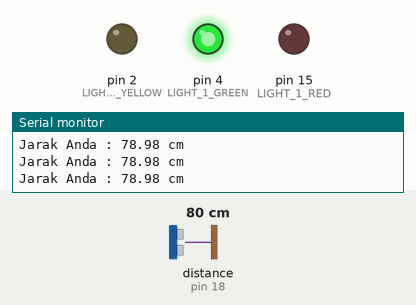
Simulated run of this sketch. Board: Arduino Uno, built with avr-gcc and run on an emulated ATmega328P. Shown: output pins drawn as LEDs (lit = HIGH), the last lines printed to the serial monitor. Wiring (inferred from the names in the program): ultrasonic range finder: trigger pin 5; echo pin 18. The inputs (shaded band) are chosen by the test bench; at power-on: distance to the obstacle (sensor on pin 18) 80 cm. The echo pulse lasts 58.3 µs per cm; pins used as bus, display or sensor lines are not drawn.

Above: at 1.3 s.
1.4 s: distance to the obstacle (sensor on pin 18) set to 23 cm
3.2 s: distance to the obstacle (sensor on pin 18) set to 19 cm
At 5.2 s:
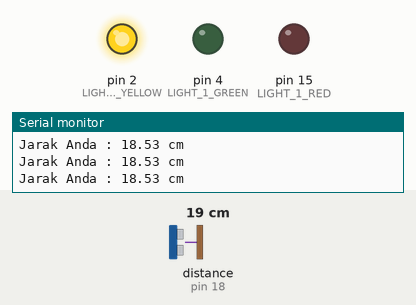
5.5 s: distance to the obstacle (sensor on pin 18) set to 12 cm
7.2 s: distance to the obstacle (sensor on pin 18) set to 9 cm
At 8.8 s:
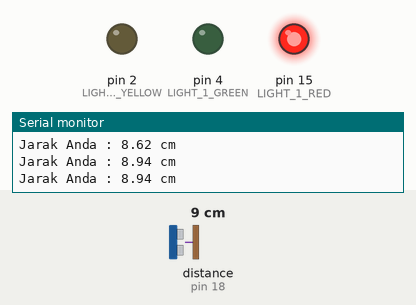
9.5 s: distance to the obstacle (sensor on pin 18) set to 18 cm
At 10.6 s:
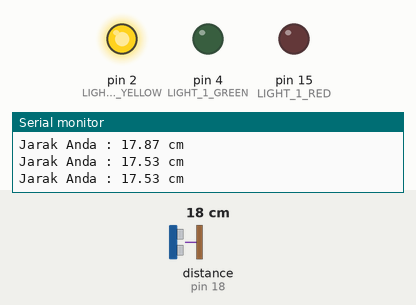
11.5 s: distance to the obstacle (sensor on pin 18) set to 2 cm
At 12.4 s:
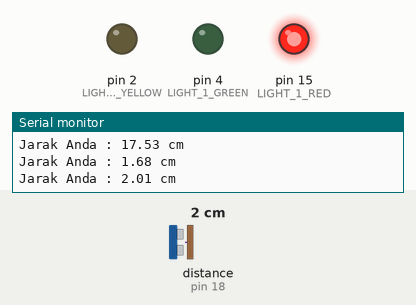
Timing chart, 0 to 14.5 s (numbered marks = the images above; inputs shaded):
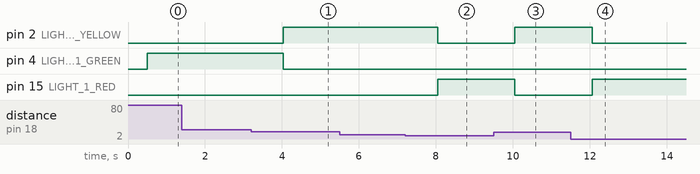

Measured:
- the behaviour switches between 21 and 20 cm on distance to the obstacle (sensor on pin 18) (found by bisection; images 0 and 1)
- the behaviour switches between 11 and 10 cm on distance to the obstacle (sensor on pin 18) (found by bisection; images 1 and 2)
- after the input at 3.2 s, pin 2 (LIGHT_1_YELLOW): LOW → HIGH after 0.83 s; pin 4 (LIGHT_1_GREEN): HIGH → LOW after 0.83 s
- after the input at 7.2 s, pin 2 (LIGHT_1_YELLOW): HIGH → LOW after 0.84 s; pin 15 (LIGHT_1_RED): LOW → HIGH after 0.84 s
- after the input at 9.5 s, pin 2 (LIGHT_1_YELLOW): LOW → HIGH after 0.55 s; pin 15 (LIGHT_1_RED): HIGH → LOW after 0.55 s
- after the input at 11.5 s, pin 2 (LIGHT_1_YELLOW): HIGH → LOW after 0.56 s; pin 15 (LIGHT_1_RED): LOW → HIGH after 0.56 s

The sketch:

Tugas_Mipro.ino
```cpp
//Ultrasonik
#include <Wire.h>
#define SOUND_SPEED 0.034
long duration;
float distanceCm;
const int trigPin = 5;
const int echoPin = 18;

//TrafficLED
#define LIGHT_1_RED 15
#define LIGHT_1_YELLOW 2
#define LIGHT_1_GREEN 4

//#define GREEN_LIGHT 0
//#define YELLOW_LIGHT 1
//#define RED_LIGHT 2

void setup(){
  Serial.begin(9600);
  pinMode(trigPin, OUTPUT);
  pinMode(echoPin, INPUT);
  pinMode(LIGHT_1_RED, OUTPUT);
  pinMode(LIGHT_1_YELLOW, OUTPUT);
  pinMode(LIGHT_1_GREEN, OUTPUT);
}

// the loop function runs over and over again forever
void loop(){
//---------Bagian Ultrasonik-----------//
          digitalWrite(trigPin, LOW);
          delayMicroseconds(5);
          // Sets the trigPin on HIGH state for 10 micro seconds
          digitalWrite(trigPin, HIGH);
          delayMicroseconds(10);
          digitalWrite(trigPin, LOW);

          // Reads the echoPin, returns the sound wave travel time in microseconds
          duration = pulseIn(echoPin, HIGH);

          // Calculate the distance
          distanceCm = duration * SOUND_SPEED/2;

          // Prints the distance in the Serial Monitor
          Serial.print("Jarak Anda : ");
          Serial.print(distanceCm);
          Serial.println(" cm");
          delay(500);

 //---------Bagian LED Traffic-----------//
  if(distanceCm <= 10)
  {
    digitalWrite(LIGHT_1_RED, HIGH);
    digitalWrite(LIGHT_1_YELLOW, LOW);
    digitalWrite(LIGHT_1_GREEN, LOW);
  }
  else if(distanceCm > 10 && distanceCm <= 20)
  {
    digitalWrite(LIGHT_1_RED, LOW);
    digitalWrite(LIGHT_1_YELLOW, HIGH);
    digitalWrite(LIGHT_1_GREEN, LOW);
  }
  else
  {
    digitalWrite(LIGHT_1_RED, LOW);
    digitalWrite(LIGHT_1_YELLOW, LOW);
    digitalWrite(LIGHT_1_GREEN, HIGH);
  }
}
```
